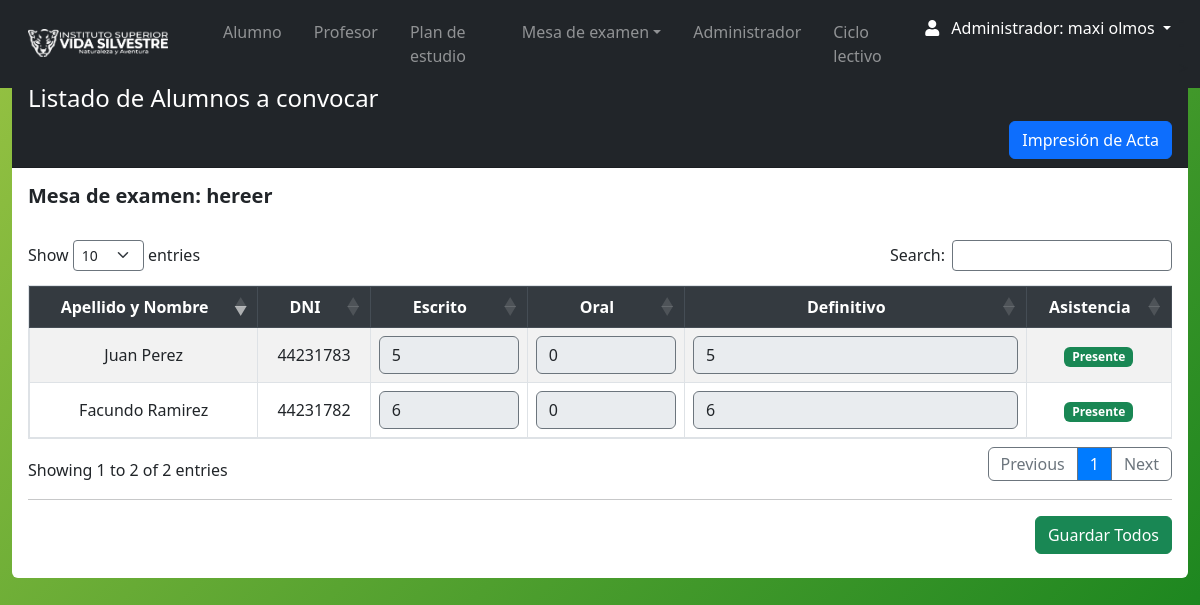
Page /Views/admin/alum_aconvocar.php?id=8 (signed in) on the committed database.
### tables this page shows
CREATE TABLE `mesa_examen` (
  `id_mesa` int(11) NOT NULL,
  `id_materia` int(11) DEFAULT NULL,
  `fecha` date DEFAULT NULL,
  `nombre_mesa` varchar(30) DEFAULT NULL,
  `hora` time DEFAULT NULL,
  `id_ciclo` int(11) DEFAULT NULL,
  `id_tipo` int(11) DEFAULT NULL,
  `estado` varchar(11) DEFAULT NULL,
  `libro` varchar(20) NOT NULL,
  `folio` int(11) DEFAULT NULL,
  `id_t` int(11) NOT NULL,
  `periodo` varchar(50) NOT NULL
);

CREATE TABLE `persona` (
  `id_persona` int(11) NOT NULL,
  `nombre` varchar(35) NOT NULL,
  `apellido` varchar(35) NOT NULL,
  `fecha_nacimiento` date NOT NULL,
  `DNI` int(11) NOT NULL,
  `celular` varchar(15) DEFAULT NULL,
  `email_correo` varchar(100) DEFAULT NULL,
  `direccion` varchar(55) DEFAULT NULL,
  `fecha_ingreso` date DEFAULT NULL,
  `pais` varchar(55) DEFAULT NULL,
  `ciudad` varchar(55) DEFAULT NULL,
  `contraseña` varchar(10) DEFAULT NULL,
  `id_rol` int(11) NOT NULL,
  `genero` varchar(15) DEFAULT NULL,
  `legajo` int(11) DEFAULT NULL,
  `titulo` varchar(100) DEFAULT NULL,
  `estado` varchar(11) DEFAULT NULL
);

CREATE TABLE `acta` (
  `id_acta` int(11) NOT NULL,
  `dni` int(11) NOT NULL,
  `ape_nom` varchar(50) NOT NULL,
  `escrito` varchar(11) NOT NULL,
  `oral` varchar(11) NOT NULL,
  `definitivo` varchar(11) NOT NULL,
  `asistencia` varchar(20) DEFAULT NULL,
  `id_mesa` int(11) DEFAULT NULL
);

### Views/admin/alum_aconvocar.php (the view, shortened to what this page needs)
<?php
require_once('../../conn/connection.php');
$db->setAttribute(PDO::ATTR_ERRMODE, PDO::ERRMODE_EXCEPTION);
$id_mesa_examen = filter_input(INPUT_GET, 'id', FILTER_VALIDATE_INT);
$query = "
    SELECT
        persona.id_persona AS id_alumno,
        persona.nombre,
        persona.apellido,
        persona.DNI,
        mesa_examen.id_mesa,
        mesa_examen.nombre_mesa,
        acta.escrito,
        acta.oral,
        acta.definitivo,
        acta.asistencia
    FROM inscripcion
    INNER JOIN persona
        ON inscripcion.id_alumno = persona.id_persona AND persona.estado = 'Activo'
    INNER JOIN mesa_examen
        ON inscripcion.id_mesa_examen = mesa_examen.id_mesa AND mesa_examen.estado = 'Activo'
    LEFT JOIN acta
        ON acta.dni = persona.DNI AND acta.id_mesa = mesa_examen.id_mesa
    WHERE id_mesa_examen = :id_mesa_examen
";
$stmt = $db->prepare($query);
$stmt->bindParam(':id_mesa_examen', $id_mesa_examen, PDO::PARAM_INT);
$stmt->execute();
$resultados = $stmt->fetchAll(PDO::FETCH_ASSOC);
require 'navbar.php';
?>
<section class="content mt-3">
    <div class="row m-auto">
        <div class="col-sm">
            <div class="card rounded-2 border-0">
                <div class="card-header pb-0 bg-dark text-white">
                    <h4 class="d-inline-block">Listado de Alumnos a convocar</h4>
                <form action="imprimir.php" method="post">
                    <button type="submit" class="btn btn-primary float-right mb-2">Impresión de Acta</button>
                </form>
                </div>
                <div class="card-body table-responsive">
                    <form action="" method="post" onsubmit="return confirmarGuardar();">
                        <input type="hidden" name="id_mesa" value="<?php echo htmlspecialchars($id_mesa_examen); ?>">
                        <table id="example" class="table table-striped table-bordered" cellspacing="0" width="100%">
                            <h5 class="d-inline-block">
                                <strong>
                                    Mesa de examen: <?php echo htmlspecialchars($resultados[0]['nombre_mesa'] ?? 'Sin nombre'); ?><br><br>
                                </strong>
                            </h5>
                            <thead class="thead-dark">
                                <tr>
                                    <th>Apellido y Nombre</th>
                                    <th>DNI</th>
                                    <th>Escrito</th>
                                    <th>Oral</th>
                                    <th>Definitivo</th>
                                    <th>Asistencia</th>
                                </tr>
                            </thead>
                            <tbody>
                                <?php foreach ($resultados as $resultado):
                                    $readonly = $resultado['definitivo'] !== null ? 'readonly' : '';
                                    $asistencia = $resultado['asistencia'] ?? '';
                                ?>
                                    <tr>
                                        <td>
                                            <?php echo htmlspecialchars($resultado['nombre'] . " " . $resultado['apellido']); ?>
                                        </td>
                                        <td>
                                            <?php echo htmlspecialchars($resultado['DNI']); ?>
                                        </td>
                                        <td>
                                            <input
                                                type="number"
                                                name="alumnos[<?php echo $resultado['id_alumno']; ?>][escrito]"
                                                min="0"
                                                max="10"
                                                step="0.1"
                                                class="form-control"
                                                value="<?php echo htmlspecialchars($resultado['escrito'] ?? ''); ?>"
                                                <?php echo $readonly; ?>>
                                        </td>
                                        <td>
                                            <input
                                                type="number"
                                                name="alumnos[<?php echo $resultado['id_alumno']; ?>][oral]"
                                                min="0"
                                                max="10"
                                                step="0.1"
                                                class="form-control"
                                                value="<?php echo htmlspecialchars($resultado['oral'] ?? ''); ?>"
                                                <?php echo $readonly; ?>>
                                        </td>
                                        <td>
                                            <input
                                                type="number"
                                                readonly
                                                class="form-control"
                                                value="<?php echo htmlspecialchars($resultado['definitivo'] ?? ''); ?>">
                                        </td>
                                        <td>
                                            <?php if ($asistencia): ?>
                                                <span class="badge
                                                    <?php echo $asistencia === 'Presente' ? 'bg-success' :
                                                                ($asistencia === 'Ausente' ? 'bg-danger' :
                                                                'bg-warning'); ?>">
                                                    <?php echo htmlspecialchars($asistencia); ?>
                                                </span>
                                            <?php endif; ?>
                                        </td>
                                    </tr>
                                <?php endforeach; ?>
                            </tbody>
                        </table>
                        <hr>
                        <button type="submit" name="guardar_todos" class="btn btn-success float-right mb-2">Guardar Todos</button>
                        </form>
                </div>
            </div>
        </div>
    </div>
</section>

### css/style.css (style rules this page uses)
body { background: linear-gradient(135deg, #98c343, #10801c); position: relative; padding-bottom: 10px; min-height: 100vh; }
input { border-style: solid !important; border-color: #6c757d !important; border-width: 1.5px !important; }
th, td { text-align: center !important; vertical-align: middle !important; }
input[type="number"] { -webkit-appearance: none; -moz-appearance: textfield; appearance: none; margin: 0; }

### rows in the picture
mesa_examen: nombre_mesa "hereer"
persona: nombre+apellido "Juan Perez", DNI "44231783", id_persona.definitivo "5", id_persona.definitivo "0", definitivo "5", acta.asistencia "Presente"
persona: nombre+apellido "Facundo Ramirez", DNI "44231782", id_persona.definitivo "6", id_persona.definitivo "0", definitivo "6", acta.asistencia "Presente"

### other values in the picture
$_SESSION['nombre'] "maxi"
$_SESSION['apellido'] "olmos"
